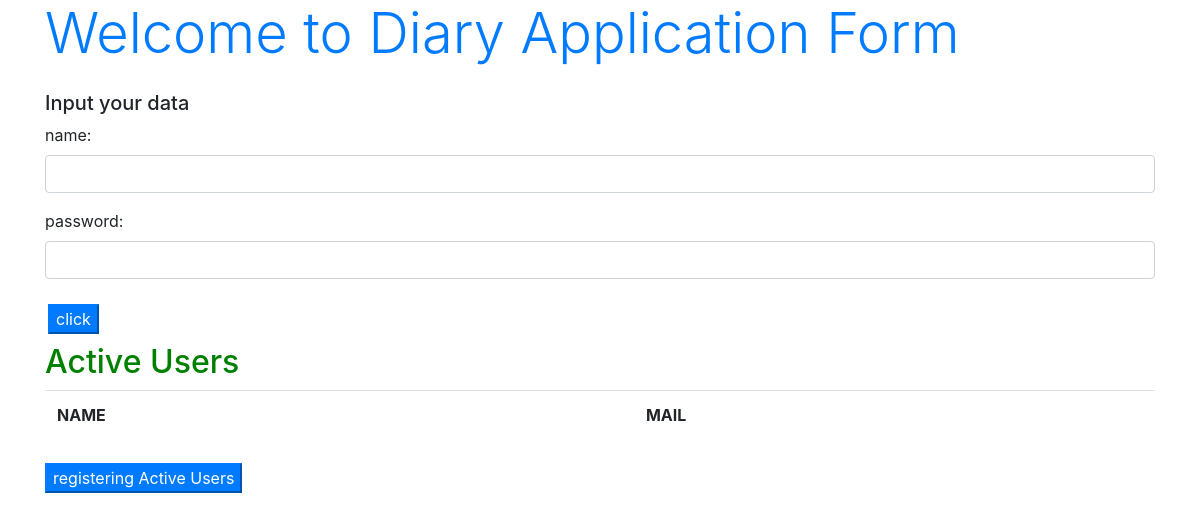
The app's page /, older data.
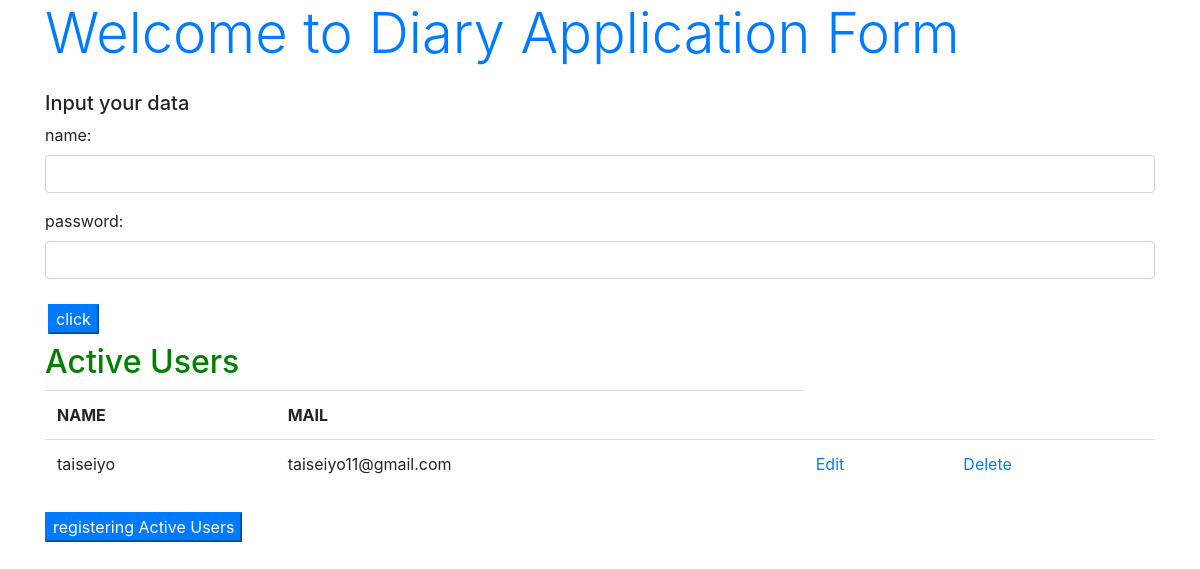
The same page, newer data.
### diary/models.py (models this page shows, shortened)
class ActiveUser(models.Model):
    name = models.CharField(max_length=20)
    mail = models.EmailField(max_length=40)

### diary/views.py (the view, shortened to what this page needs)
# urls.py: path("", DiaryView.as_view(), name="form"),
class DiaryView(TemplateView):
    def __init__(self):
        self.data = ActiveUser.objects.all().order_by("name", "mail")
        self.params = {
            "title": "Welcome to Diary Application Form",
            "message": "Input your data",
            "form": DailyForm(),
            "data": self.data
        }
    def get(self, request):
        return render(request, "diary/taisei/form.html", self.params)

### diary/forms.py
class DailyForm(forms.Form):
    usr_data = [("taiseiyo", "taiseiyo"),
                ("syasin", "syasin")]
    name = forms.CharField(label="name",
                           widget=forms.TextInput(
                               attrs={"class": "form-control"}))
    password = forms.CharField(label="password",
                               widget=forms.PasswordInput(
                                   attrs={"class": "form-control"}))

### diary/templates/diary/taisei/form.html (shortened to what this page needs)
{% load static %}
<!DOCTYPE html>
<html lang="ja">
  <head>
    <link
      rel="stylesheet"
      href="https://stackpath.bootstrapcdn.com/bootstrap/4.3.1/css/bootstrap.min.css"
    />
  </head>
  <body class="container">
    <h1 class="display-4 text-primary">{{title}}</h1>
    <p class="h5 mt-4">{{message|safe}}</p>
    <form action="{% url 'form' %}" method="post">
      <table>
        {{form.as_p}}
        <tr>
          <td></td>
          <td>
            <input type="submit" class="btn-primary my-2" value="click" />
          </td>
        </tr>
      </table>
      <h2 style="color: green;">Active Users</h2>
      <table class="table">
        <tr>
          <th>NAME</th>
          <th>MAIL</th>
        </tr>
        {% for item in data %}
        <tr>
          <td>{{item.name}}</td>
          <td>{{item.mail}}</td>
          <td><a href="{% url 'edit' item.id %}">Edit</a></td>
          <td><a href="{% url 'restrict' item.id %}">Delete</a></td>
        </tr>
        {% endfor %}
      </table>
      <a href="{% url 'create' %}">
        <button type="button" class="btn-primary my-2">
          registering Active Users
        </button>
      </a>
    </form>
  </body>
</html>

Row changes from the older to the newer data that the page shows:
added ActiveUser: name "taiseiyo", mail "taiseiyo11@gmail.com"
